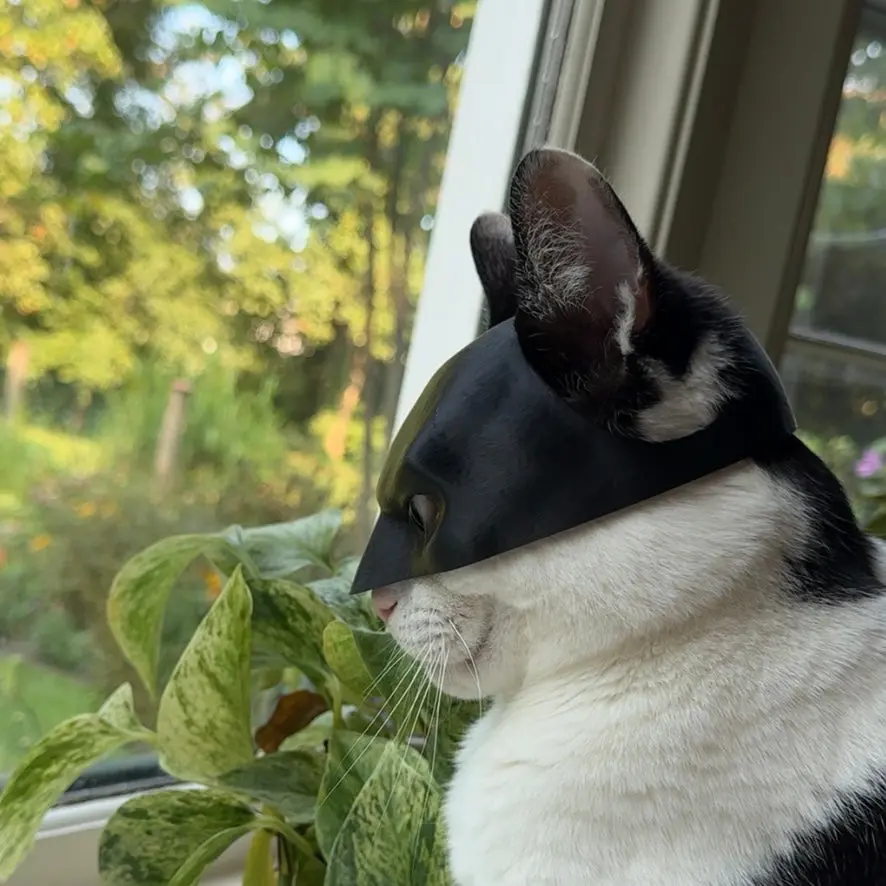
#> input picture 4_Deteccao_Formas_Texturas/Gato_hough_original.png, 886 x 886 px, found by its file name
$ python transformacao_hough.py
#> lines starting #> are read from the running program, lines starting #| are printed output that depends on the picture
# A Transformada de Hough é uma técnica utilizada para detectar formas geométricas
# (como linhas, círculos, etc.) em uma imagem, mesmo quando essas formas estão com ruído ou incompletas.
# Neste caso, usamos a transformada para detectar linhas retas.
#
# O processo funciona assim:
# 1. A imagem é convertida para tons de cinza (implícito ao usar Canny) e são detectadas as bordas com o filtro de Canny.
# 2. A Transformada de Hough é aplicada sobre as bordas para identificar parâmetros (ρ, θ) das possíveis linhas.
#    - ρ (rho) representa a distância da linha até a origem.
#    - θ (theta) é o ângulo de inclinação da linha em relação ao eixo horizontal.
# 3. Cada linha detectada é desenhada sobre a imagem original com uma linha vermelha.
# Por fim, mostramos lado a lado a imagem original e a imagem com as linhas detectadas pela Transformada de Hough.

from PIL import Image
import matplotlib.pyplot as plt
import numpy as np
import cv2 as cv
import os

# Caminho da imagem original
caminho_original = r'Processamento Básico de Imagens\4_Deteccao_Formas_Texturas\Gato_hough_original.png'
img_pil = Image.open(caminho_original).convert("RGB")

# Converter para BGR (formato do OpenCV)
img_original = np.array(img_pil)
img_original = cv.cvtColor(img_original, cv.COLOR_RGB2BGR)

# Copiar imagem para desenhar linhas
img_hough = img_original.copy()

# Detectar bordas com Canny
edges = cv.Canny(img_original, 50, 180)
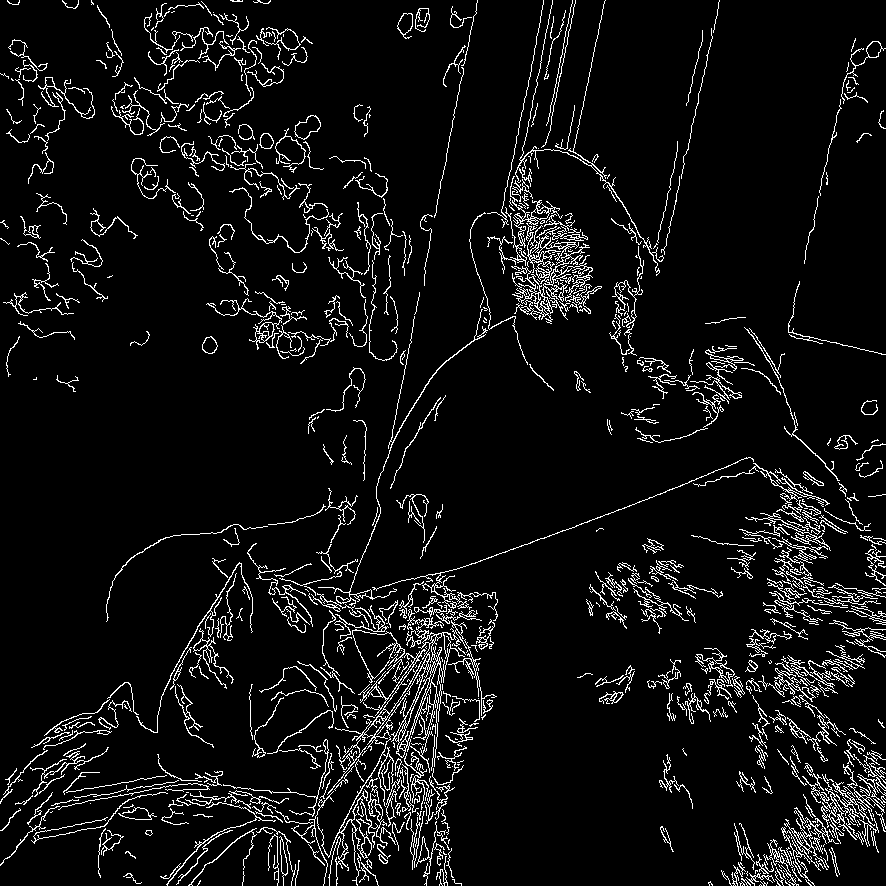
#> edges: shape (886, 886); 6.6% white in thin lines or dots

# Aplicar Transformação de Hough
lines = cv.HoughLines(edges, 1, np.pi / 180, 120)
#> lines = 1336 rows, first 8: [467, 0.192], [542, 0.192], [564, 0.192], [534, 0.209], [563, 0.209], [544, 0.157], [560, 0.209], [803, 1.38]

# Se linhas forem detectadas, desenhar
if lines is not None:
    for line in lines:
        rho, theta = line[0]
        a = np.cos(theta)
        b = np.sin(theta)
        x0 = a * rho
        y0 = b * rho
        x1 = int(x0 + 1000 * (-b))
        y1 = int(y0 + 1000 * (a))
        x2 = int(x0 - 1000 * (-b))
        y2 = int(y0 - 1000 * (a))
        cv.line(img_hough, (x1, y1), (x2, y2), (0, 0, 255), 2)
#> this loop made 1336 passes
#> (rho, theta, a, b, x0, y0, x1, y1) on passes 1 to 3: (467, 0.192, 0.982, 0.191, 458.4, 89.11, 267, 1070), (542, 0.192, 0.982, 0.191, 532, 103.4, 341, 1085), (564, 0.192, 0.982, 0.191, 553.6, 107.6, 362, 1089)
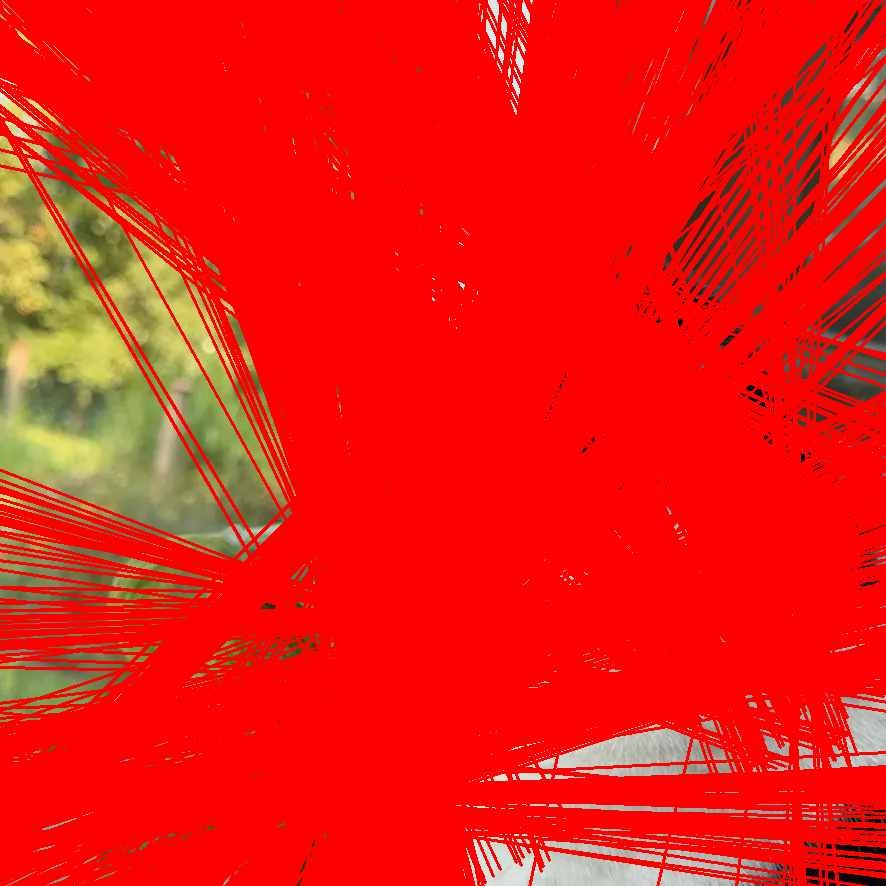
#> img_hough: shape (886, 886, 3); mean B, G, R 16.4, 25, 236.4

# Mostrar imagem original e com as linhas
fig, axs = plt.subplots(1, 2, figsize=(12, 6))

axs[0].imshow(cv.cvtColor(img_original, cv.COLOR_BGR2RGB))
axs[0].set_title("Imagem Original")
axs[0].axis("off")

axs[1].imshow(cv.cvtColor(img_hough, cv.COLOR_BGR2RGB))
axs[1].set_title("Transformada de Hough")
axs[1].axis("off")

plt.tight_layout()
plt.show()
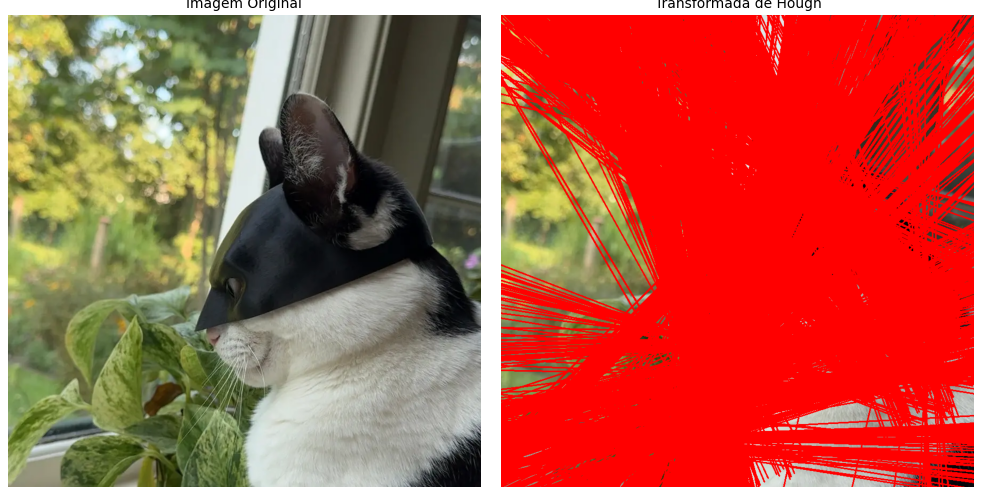
#> figure drawn by matplotlib, 2 panels

# Salvar imagem com linhas detectadas
img_hough_pil = Image.fromarray(cv.cvtColor(img_hough, cv.COLOR_BGR2RGB))
img_hough_pil.save(r'Processamento Básico de Imagens\4_Deteccao_Formas_Texturas\Gato_hough.png')
